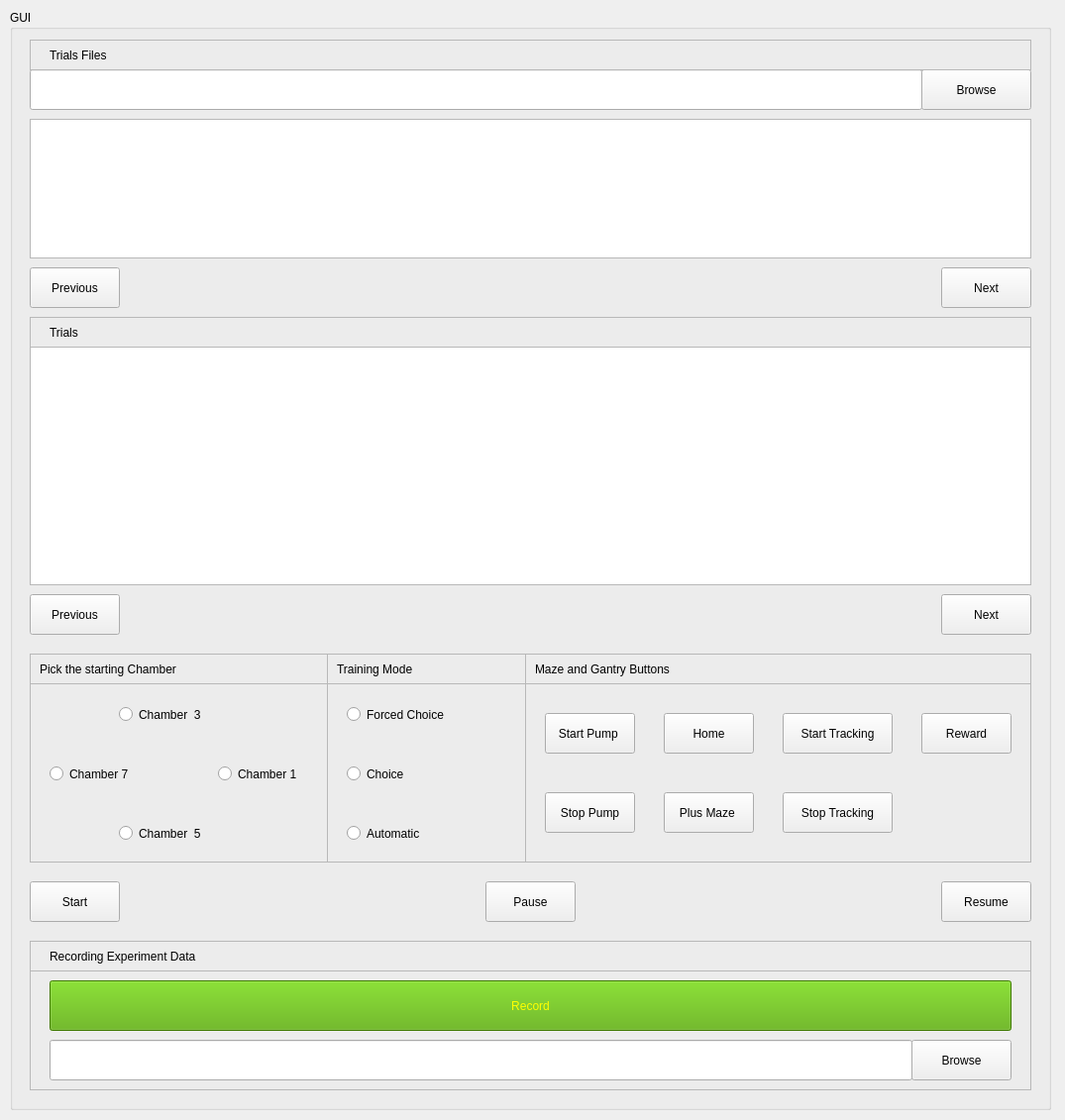
<?xml version="1.0" encoding="UTF-8"?>
<ui version="4.0">
 <class>Experiment_Controller</class>
 <widget class="QWidget" name="Experiment_Controller">
  <property name="geometry">
   <rect>
    <x>0</x>
    <y>0</y>
    <width>1075</width>
    <height>1131</height>
   </rect>
  </property>
  <property name="windowTitle">
   <string>Form</string>
  </property>
  <widget class="QGroupBox" name="groupBox">
   <property name="geometry">
    <rect>
     <x>10</x>
     <y>10</y>
     <width>1051</width>
     <height>1111</height>
    </rect>
   </property>
   <property name="title">
    <string>GUI</string>
   </property>
   <widget class="QLineEdit" name="pathDirEdit">
    <property name="geometry">
     <rect>
      <x>20</x>
      <y>60</y>
      <width>901</width>
      <height>41</height>
     </rect>
    </property>
   </widget>
   <widget class="QPushButton" name="browseBtn">
    <property name="geometry">
     <rect>
      <x>920</x>
      <y>60</y>
      <width>111</width>
      <height>41</height>
     </rect>
    </property>
    <property name="text">
     <string>Browse</string>
    </property>
   </widget>
   <widget class="QListWidget" name="xlsxFileListWidget">
    <property name="geometry">
     <rect>
      <x>20</x>
      <y>110</y>
      <width>1011</width>
      <height>141</height>
     </rect>
    </property>
   </widget>
   <widget class="QPushButton" name="startBtn">
    <property name="geometry">
     <rect>
      <x>20</x>
      <y>880</y>
      <width>91</width>
      <height>41</height>
     </rect>
    </property>
    <property name="text">
     <string>Start</string>
    </property>
   </widget>
   <widget class="QPushButton" name="pauseBtn">
    <property name="geometry">
     <rect>
      <x>480</x>
      <y>880</y>
      <width>91</width>
      <height>41</height>
     </rect>
    </property>
    <property name="text">
     <string>Pause</string>
    </property>
   </widget>
   <widget class="QPushButton" name="resumeBtn">
    <property name="geometry">
     <rect>
      <x>940</x>
      <y>880</y>
      <width>91</width>
      <height>41</height>
     </rect>
    </property>
    <property name="text">
     <string>Resume</string>
    </property>
   </widget>
   <widget class="QRadioButton" name="chamberThreeBtn">
    <property name="geometry">
     <rect>
      <x>110</x>
      <y>700</y>
      <width>112</width>
      <height>23</height>
     </rect>
    </property>
    <property name="text">
     <string>Chamber  3 </string>
    </property>
   </widget>
   <widget class="QRadioButton" name="chamberFiveBtn">
    <property name="geometry">
     <rect>
      <x>110</x>
      <y>820</y>
      <width>151</width>
      <height>23</height>
     </rect>
    </property>
    <property name="text">
     <string>Chamber  5 </string>
    </property>
   </widget>
   <widget class="QRadioButton" name="chamberSevenBtn">
    <property name="geometry">
     <rect>
      <x>40</x>
      <y>760</y>
      <width>112</width>
      <height>23</height>
     </rect>
    </property>
    <property name="text">
     <string>Chamber 7 </string>
    </property>
   </widget>
   <widget class="QRadioButton" name="chamberOneBtn">
    <property name="geometry">
     <rect>
      <x>210</x>
      <y>760</y>
      <width>112</width>
      <height>23</height>
     </rect>
    </property>
    <property name="text">
     <string>Chamber 1 </string>
    </property>
   </widget>
   <widget class="QPushButton" name="previousBtn">
    <property name="geometry">
     <rect>
      <x>20</x>
      <y>260</y>
      <width>91</width>
      <height>41</height>
     </rect>
    </property>
    <property name="text">
     <string>Previous</string>
    </property>
   </widget>
   <widget class="QPushButton" name="nextBtn">
    <property name="geometry">
     <rect>
      <x>940</x>
      <y>260</y>
      <width>91</width>
      <height>41</height>
     </rect>
    </property>
    <property name="text">
     <string>Next</string>
    </property>
   </widget>
   <widget class="QListWidget" name="trialListWidget">
    <property name="geometry">
     <rect>
      <x>20</x>
      <y>340</y>
      <width>1011</width>
      <height>241</height>
     </rect>
    </property>
   </widget>
   <widget class="QPushButton" name="previousBtn_2">
    <property name="geometry">
     <rect>
      <x>20</x>
      <y>590</y>
      <width>91</width>
      <height>41</height>
     </rect>
    </property>
    <property name="text">
     <string>Previous</string>
    </property>
   </widget>
   <widget class="QPushButton" name="nextBtn_2">
    <property name="geometry">
     <rect>
      <x>940</x>
      <y>590</y>
      <width>91</width>
      <height>41</height>
     </rect>
    </property>
    <property name="text">
     <string>Next</string>
    </property>
   </widget>
   <widget class="QLabel" name="label_4">
    <property name="geometry">
     <rect>
      <x>330</x>
      <y>650</y>
      <width>761</width>
      <height>31</height>
     </rect>
    </property>
    <property name="text">
     <string>Training Mode</string>
    </property>
   </widget>
   <widget class="QRadioButton" name="forcedChoiceBtn">
    <property name="geometry">
     <rect>
      <x>340</x>
      <y>700</y>
      <width>131</width>
      <height>23</height>
     </rect>
    </property>
    <property name="text">
     <string>Forced Choice</string>
    </property>
   </widget>
   <widget class="QRadioButton" name="choiceBtn">
    <property name="geometry">
     <rect>
      <x>340</x>
      <y>760</y>
      <width>112</width>
      <height>23</height>
     </rect>
    </property>
    <property name="text">
     <string>Choice</string>
    </property>
   </widget>
   <widget class="QFrame" name="frame_2">
    <property name="geometry">
     <rect>
      <x>20</x>
      <y>650</y>
      <width>301</width>
      <height>31</height>
     </rect>
    </property>
    <property name="frameShape">
     <enum>QFrame::StyledPanel</enum>
    </property>
    <property name="frameShadow">
     <enum>QFrame::Raised</enum>
    </property>
    <widget class="QLabel" name="label_2">
     <property name="geometry">
      <rect>
       <x>10</x>
       <y>0</y>
       <width>301</width>
       <height>31</height>
      </rect>
     </property>
     <property name="text">
      <string>Pick the starting Chamber</string>
     </property>
    </widget>
   </widget>
   <widget class="QFrame" name="frame_4">
    <property name="geometry">
     <rect>
      <x>320</x>
      <y>680</y>
      <width>201</width>
      <height>181</height>
     </rect>
    </property>
    <property name="frameShape">
     <enum>QFrame::StyledPanel</enum>
    </property>
    <property name="frameShadow">
     <enum>QFrame::Raised</enum>
    </property>
   </widget>
   <widget class="QFrame" name="frame_5">
    <property name="geometry">
     <rect>
      <x>20</x>
      <y>680</y>
      <width>301</width>
      <height>181</height>
     </rect>
    </property>
    <property name="frameShape">
     <enum>QFrame::StyledPanel</enum>
    </property>
    <property name="frameShadow">
     <enum>QFrame::Raised</enum>
    </property>
   </widget>
   <widget class="QRadioButton" name="automaticBtn">
    <property name="geometry">
     <rect>
      <x>340</x>
      <y>820</y>
      <width>112</width>
      <height>23</height>
     </rect>
    </property>
    <property name="text">
     <string>Automatic</string>
    </property>
   </widget>
   <widget class="QLineEdit" name="recordDataDir">
    <property name="geometry">
     <rect>
      <x>40</x>
      <y>1040</y>
      <width>871</width>
      <height>41</height>
     </rect>
    </property>
   </widget>
   <widget class="QPushButton" name="recordBtn">
    <property name="enabled">
     <bool>true</bool>
    </property>
    <property name="geometry">
     <rect>
      <x>40</x>
      <y>980</y>
      <width>971</width>
      <height>51</height>
     </rect>
    </property>
    <property name="styleSheet">
     <string notr="true">background-color: rgb(85, 170, 0);
color: rgb(255, 255, 0);</string>
    </property>
    <property name="text">
     <string>Record</string>
    </property>
   </widget>
   <widget class="QPushButton" name="pumpStartBtn">
    <property name="geometry">
     <rect>
      <x>540</x>
      <y>710</y>
      <width>91</width>
      <height>41</height>
     </rect>
    </property>
    <property name="text">
     <string>Start Pump </string>
    </property>
   </widget>
   <widget class="QFrame" name="frame_6">
    <property name="geometry">
     <rect>
      <x>20</x>
      <y>970</y>
      <width>1011</width>
      <height>121</height>
     </rect>
    </property>
    <property name="frameShape">
     <enum>QFrame::StyledPanel</enum>
    </property>
    <property name="frameShadow">
     <enum>QFrame::Raised</enum>
    </property>
    <widget class="QPushButton" name="browseBtn_2">
     <property name="geometry">
      <rect>
       <x>890</x>
       <y>70</y>
       <width>101</width>
       <height>41</height>
      </rect>
     </property>
     <property name="text">
      <string>Browse</string>
     </property>
    </widget>
   </widget>
   <widget class="QFrame" name="frame_7">
    <property name="geometry">
     <rect>
      <x>520</x>
      <y>680</y>
      <width>511</width>
      <height>181</height>
     </rect>
    </property>
    <property name="frameShape">
     <enum>QFrame::StyledPanel</enum>
    </property>
    <property name="frameShadow">
     <enum>QFrame::Raised</enum>
    </property>
    <widget class="QPushButton" name="homeBtn">
     <property name="geometry">
      <rect>
       <x>140</x>
       <y>30</y>
       <width>91</width>
       <height>41</height>
      </rect>
     </property>
     <property name="text">
      <string>Home</string>
     </property>
    </widget>
    <widget class="QPushButton" name="plusMazeBtn">
     <property name="geometry">
      <rect>
       <x>140</x>
       <y>110</y>
       <width>91</width>
       <height>41</height>
      </rect>
     </property>
     <property name="text">
      <string>Plus Maze </string>
     </property>
    </widget>
    <widget class="QPushButton" name="stopPumpBtn">
     <property name="geometry">
      <rect>
       <x>20</x>
       <y>110</y>
       <width>91</width>
       <height>41</height>
      </rect>
     </property>
     <property name="text">
      <string>Stop Pump</string>
     </property>
    </widget>
    <widget class="QPushButton" name="pumpGantryBtn">
     <property name="geometry">
      <rect>
       <x>400</x>
       <y>30</y>
       <width>91</width>
       <height>41</height>
      </rect>
     </property>
     <property name="text">
      <string>Reward</string>
     </property>
    </widget>
   </widget>
   <widget class="QFrame" name="frame_8">
    <property name="geometry">
     <rect>
      <x>520</x>
      <y>650</y>
      <width>511</width>
      <height>31</height>
     </rect>
    </property>
    <property name="frameShape">
     <enum>QFrame::StyledPanel</enum>
    </property>
    <property name="frameShadow">
     <enum>QFrame::Raised</enum>
    </property>
    <widget class="QLabel" name="label_6">
     <property name="geometry">
      <rect>
       <x>10</x>
       <y>0</y>
       <width>231</width>
       <height>31</height>
      </rect>
     </property>
     <property name="text">
      <string>Maze and Gantry Buttons</string>
     </property>
    </widget>
   </widget>
   <widget class="QFrame" name="frame_9">
    <property name="geometry">
     <rect>
      <x>320</x>
      <y>650</y>
      <width>201</width>
      <height>31</height>
     </rect>
    </property>
    <property name="frameShape">
     <enum>QFrame::StyledPanel</enum>
    </property>
    <property name="frameShadow">
     <enum>QFrame::Raised</enum>
    </property>
   </widget>
   <widget class="QFrame" name="frame_3">
    <property name="geometry">
     <rect>
      <x>20</x>
      <y>310</y>
      <width>1011</width>
      <height>31</height>
     </rect>
    </property>
    <property name="frameShape">
     <enum>QFrame::StyledPanel</enum>
    </property>
    <property name="frameShadow">
     <enum>QFrame::Raised</enum>
    </property>
    <widget class="QLabel" name="label_3">
     <property name="geometry">
      <rect>
       <x>20</x>
       <y>0</y>
       <width>711</width>
       <height>31</height>
      </rect>
     </property>
     <property name="text">
      <string>Trials</string>
     </property>
    </widget>
   </widget>
   <widget class="QFrame" name="frame_10">
    <property name="geometry">
     <rect>
      <x>20</x>
      <y>30</y>
      <width>1011</width>
      <height>31</height>
     </rect>
    </property>
    <property name="frameShape">
     <enum>QFrame::StyledPanel</enum>
    </property>
    <property name="frameShadow">
     <enum>QFrame::Raised</enum>
    </property>
    <widget class="QLabel" name="label">
     <property name="geometry">
      <rect>
       <x>20</x>
       <y>0</y>
       <width>691</width>
       <height>31</height>
      </rect>
     </property>
     <property name="text">
      <string>Trials Files</string>
     </property>
    </widget>
   </widget>
   <widget class="QFrame" name="frame_11">
    <property name="geometry">
     <rect>
      <x>20</x>
      <y>940</y>
      <width>1011</width>
      <height>31</height>
     </rect>
    </property>
    <property name="frameShape">
     <enum>QFrame::StyledPanel</enum>
    </property>
    <property name="frameShadow">
     <enum>QFrame::Raised</enum>
    </property>
    <widget class="QLabel" name="label_5">
     <property name="geometry">
      <rect>
       <x>20</x>
       <y>0</y>
       <width>701</width>
       <height>31</height>
      </rect>
     </property>
     <property name="text">
      <string>Recording Experiment Data</string>
     </property>
    </widget>
   </widget>
   <widget class="QPushButton" name="stopTrackingBtn">
    <property name="geometry">
     <rect>
      <x>780</x>
      <y>790</y>
      <width>111</width>
      <height>41</height>
     </rect>
    </property>
    <property name="text">
     <string>Stop Tracking</string>
    </property>
   </widget>
   <widget class="QPushButton" name="startTrackingBtn">
    <property name="geometry">
     <rect>
      <x>780</x>
      <y>710</y>
      <width>111</width>
      <height>41</height>
     </rect>
    </property>
    <property name="text">
     <string>Start Tracking</string>
    </property>
   </widget>
   <zorder>frame_3</zorder>
   <zorder>frame_7</zorder>
   <zorder>frame_6</zorder>
   <zorder>frame_4</zorder>
   <zorder>frame_5</zorder>
   <zorder>frame_2</zorder>
   <zorder>pathDirEdit</zorder>
   <zorder>browseBtn</zorder>
   <zorder>xlsxFileListWidget</zorder>
   <zorder>startBtn</zorder>
   <zorder>pauseBtn</zorder>
   <zorder>resumeBtn</zorder>
   <zorder>chamberThreeBtn</zorder>
   <zorder>chamberFiveBtn</zorder>
   <zorder>chamberSevenBtn</zorder>
   <zorder>chamberOneBtn</zorder>
   <zorder>previousBtn</zorder>
   <zorder>nextBtn</zorder>
   <zorder>trialListWidget</zorder>
   <zorder>previousBtn_2</zorder>
   <zorder>nextBtn_2</zorder>
   <zorder>forcedChoiceBtn</zorder>
   <zorder>choiceBtn</zorder>
   <zorder>automaticBtn</zorder>
   <zorder>recordDataDir</zorder>
   <zorder>recordBtn</zorder>
   <zorder>pumpStartBtn</zorder>
   <zorder>label_4</zorder>
   <zorder>frame_8</zorder>
   <zorder>frame_9</zorder>
   <zorder>frame_10</zorder>
   <zorder>frame_11</zorder>
   <zorder>stopTrackingBtn</zorder>
   <zorder>startTrackingBtn</zorder>
  </widget>
 </widget>
 <resources/>
 <connections/>
</ui>
